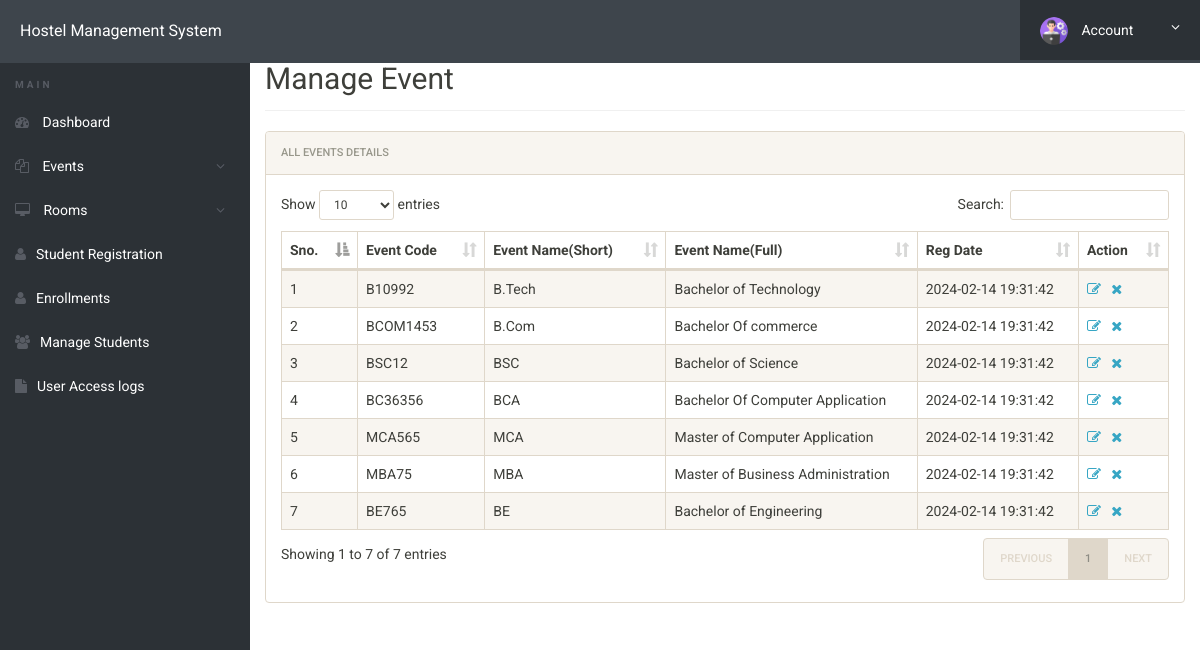
Page /hostel/admin/manage-courses.php (signed in) on the committed database.
### tables this page shows
CREATE TABLE `courses` (
  `id` int(11) NOT NULL,
  `course_code` varchar(255) DEFAULT NULL,
  `course_sn` varchar(255) DEFAULT NULL,
  `course_fn` varchar(255) DEFAULT NULL,
  `posting_date` timestamp NULL DEFAULT current_timestamp()
);

### hostel/admin/manage-courses.php (the view, shortened to what this page needs)
<?php
include('includes/config.php');
?>
<!doctype html>
<html lang="en" class="no-js">
<head>
	<link rel="stylesheet" href="css/font-awesome.min.css">
	<link rel="stylesheet" href="css/bootstrap.min.css">
	<link rel="stylesheet" href="css/dataTables.bootstrap.min.css">
	<link rel="stylesheet" href="css/bootstrap-social.css">
	<link rel="stylesheet" href="css/bootstrap-select.css">
	<link rel="stylesheet" href="css/fileinput.min.css">
	<link rel="stylesheet" href="css/awesome-bootstrap-checkbox.css">
	<link rel="stylesheet" href="css/style.css">
</head>
<body>
	<?php include('includes/header.php');?>
	<div class="ts-main-content">
			<?php include('includes/sidebar.php');?>
		<div class="content-wrapper">
			<div class="container-fluid">
				<div class="row">
					<div class="col-md-12">
						<h2 class="page-title" style="margin-top:4%">Manage Event</h2>
						<div class="panel panel-default">
							<div class="panel-heading">All Events Details</div>
							<div class="panel-body">
								<table id="zctb" class="display table table-striped table-bordered table-hover" cellspacing="0" width="100%">
									<thead>
										<tr>
											<th>Sno.</th>
											<th>Event Code</th>
											<th>Event Name(Short)</th>
											<th>Event Name(Full)</th>
											<th>Reg Date </th>
											<th>Action</th>
										</tr>
									</thead>
									<tbody>
<?php
$ret="select * from courses";
$stmt= $mysqli->prepare($ret) ;
$stmt->execute() ;
$res=$stmt->get_result();
$cnt=1;
while($row=$res->fetch_object())
	  {
	  	?>
<tr><td><?php echo $cnt;;?></td>
<td><?php echo $row->course_code;?></td>
<td><?php echo $row->course_sn;?></td>
<td><?php echo $row->course_fn;?></td>
<td><?php echo $row->posting_date;?></td>
<td><a href="edit-course.php?id=<?php echo $row->id;?>"><i class="fa fa-edit"></i></a>&nbsp;&nbsp;
<a href="manage-courses.php?del=<?php echo $row->id;?>" onclick="return confirm("Do you want to delete");"><i class="fa fa-close"></i></a></td>
										</tr>
									<?php
$cnt=$cnt+1;
									 } ?>
									</tbody>
								</table>
							</div>
						</div>
					</div>
				</div>
			</div>
		</div>
	</div>
</body>
</html>

### hostel/admin/css/style.css (style rules this page uses)
html { font-size: 14px; }
@media only screen and (min-width: 480px) { html { font-size: 17px; } }
@media only screen and (min-width: 768px) { html { font-size: 14px; } }
body { font-size: 1em; }
a { color: #37a6c4; }
.panel { overflow: hidden; }
.page-title { padding-bottom: 15px; margin-bottom: 20px; border-bottom: 1px solid #f0f0f0; }
.ts-main-content .content-wrapper { padding-top: 15px; margin-top: 10px; }
@media only screen and (min-width: 992px) { .ts-main-content .content-wrapper { margin-left: 250px; } }

### rows in the picture
courses: course_code "B10992", course_sn "B.Tech", course_fn "Bachelor of Technology", posting_date "2024-02-14 19:31:42"
courses: course_code "BCOM1453", course_sn "B.Com", course_fn "Bachelor Of commerce", posting_date "2024-02-14 19:31:42"
courses: course_code "BSC12", course_sn "BSC", course_fn "Bachelor of Science", posting_date "2024-02-14 19:31:42"
courses: course_code "BC36356", course_sn "BCA", course_fn "Bachelor Of Computer Application", posting_date "2024-02-14 19:31:42"
courses: course_code "MCA565", course_sn "MCA", course_fn "Master of Computer Application", posting_date "2024-02-14 19:31:42"
courses: course_code "MBA75", course_sn "MBA", course_fn "Master of Business Administration", posting_date "2024-02-14 19:31:42"
courses: course_code "BE765", course_sn "BE", course_fn "Bachelor of Engineering", posting_date "2024-02-14 19:31:42"
